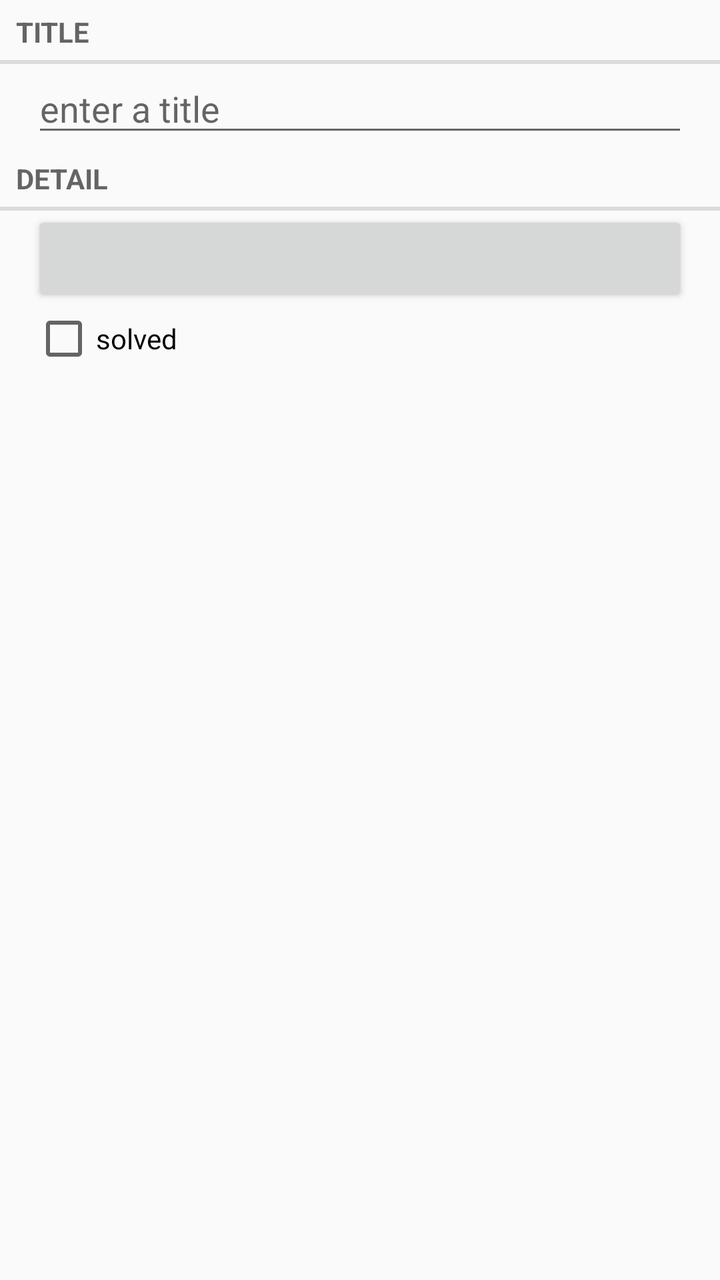
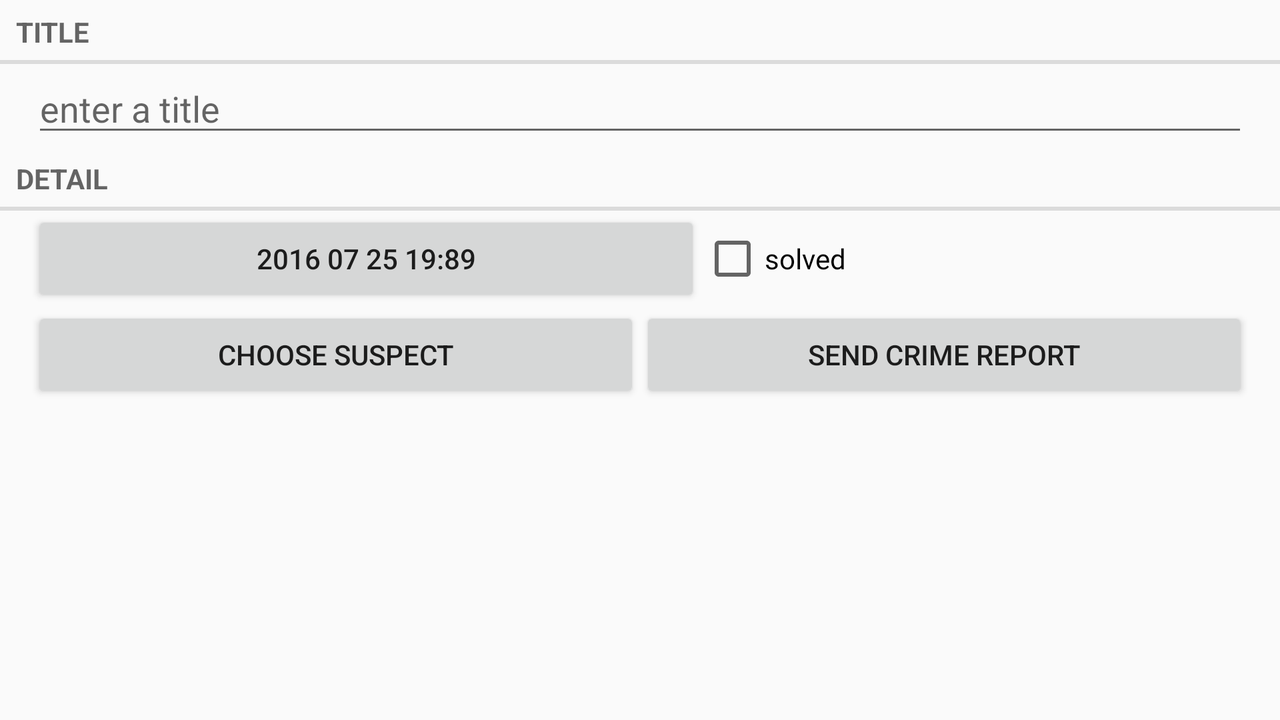

An Android layout and its configuration variant, each rendered on a device that would load it. The default file and the variant file are quoted in full after the pictures.
<!-- AndroidManifest.xml: application theme AppTheme -->
<!-- res/layout/fragment_crime.xml -->
<?xml version="1.0" encoding="utf-8"?>
<LinearLayout xmlns:android="http://schemas.android.com/apk/res/android"
    android:layout_width="match_parent"
    android:layout_height="match_parent"
    android:orientation="vertical">

    <TextView
        android:layout_width="match_parent"
        android:layout_height="wrap_content"
        android:text="TITLE"
        style="?android:listSeparatorTextViewStyle"
        android:id="@+id/title"/>

    <EditText
        android:ems="2"
        android:layout_width="match_parent"
        android:layout_height="wrap_content"
        android:id="@+id/crime_title"
        android:layout_marginLeft="16dp"
        android:layout_marginRight="16dp"
        android:hint="enter a title" />
    <TextView
        android:layout_width="match_parent"
        android:layout_height="wrap_content"
        android:text="DETAIL"
        style="?android:listSeparatorTextViewStyle"
        android:id="@+id/detail"/>

    <Button
        android:layout_width="match_parent"
        android:layout_height="wrap_content"
        android:text=""
        android:layout_marginLeft="16dp"
        android:layout_marginRight="16dp"
        android:id="@+id/button"/>

    <CheckBox
        android:layout_width="match_parent"
        android:layout_height="wrap_content"
        android:text="solved"
        android:layout_marginLeft="16dp"
        android:layout_marginRight="16dp"
        android:id="@+id/checkBox"/>
</LinearLayout>
<!-- resources referenced by this layout -->
<resources>
  <style name="AppTheme" parent="Theme.AppCompat.Light.DarkActionBar">
          
          <item name="colorPrimary">@color/colorPrimary</item>
          <item name="colorPrimaryDark">@color/colorPrimaryDark</item>
          <item name="colorAccent">@color/colorAccent</item>
      </style>
  <color name="colorPrimary">#3F51B5</color>
  <color name="colorPrimaryDark">#303F9F</color>
  <color name="colorAccent">#cc80e7</color>
</resources>
<!-- res/layout-land/fragment_crime.xml (the author's variant of the layout above) -->
<!-- drawn on the phone turned sideways -->
<?xml version="1.0" encoding="utf-8"?>
<LinearLayout xmlns:android="http://schemas.android.com/apk/res/android"
    android:layout_width="match_parent"
    android:layout_height="match_parent"
    android:orientation="vertical">

    <TextView
        android:layout_width="match_parent"
        android:layout_height="wrap_content"
        android:text="TITLE"
        style="?android:listSeparatorTextViewStyle"
        android:id="@+id/title"/>

    <EditText
        android:ems="2"
        android:layout_width="match_parent"
        android:layout_height="wrap_content"
        android:id="@+id/crime_title"
        android:layout_marginLeft="16dp"
        android:layout_marginRight="16dp"
        android:hint="enter a title" />
    <TextView
        android:layout_width="match_parent"
        android:layout_height="wrap_content"
        android:text="DETAIL"
        style="?android:listSeparatorTextViewStyle"
        android:id="@+id/detail"/>

    <LinearLayout
        android:orientation="horizontal"
        android:layout_width="match_parent"
        android:layout_height="wrap_content"
        android:layout_marginLeft="16dp"
        android:layout_marginRight="16dp">

        <Button
            android:layout_width="wrap_content"
            android:layout_height="wrap_content"
            android:text="2016 07 25 19:89"
            android:id="@+id/button"
            android:layout_weight="1"/>
        <CheckBox
            android:layout_width="wrap_content"
            android:layout_height="wrap_content"
            android:text="solved"
            android:id="@+id/checkBox"
            android:layout_weight="1"/>
    </LinearLayout>

    <LinearLayout
        android:orientation="horizontal"
        android:layout_width="match_parent"
        android:layout_height="wrap_content"
        android:layout_marginLeft="16dp"
        android:layout_marginRight="16dp">
        <Button
            android:layout_width="match_parent"
            android:layout_height="wrap_content"
            android:layout_weight="1"
            android:id="@+id/button_open_app"
            android:text="@string/button_open_app"/>

        <Button
            android:layout_width="match_parent"
            android:layout_height="wrap_content"
            android:layout_weight="1"
            android:id="@+id/button_send_msg"
            android:text="@string/button_send_msg"/>
    </LinearLayout>


</LinearLayout>
<!-- resources referenced by the variant -->
<!-- as the phone turned sideways resolves them -->
<resources>
  <string name="button_open_app">CHOOSE SUSPECT</string>
  <string name="button_send_msg">SEND CRIME REPORT</string>
  <style name="AppTheme" parent="Theme.AppCompat.Light.DarkActionBar">
          
          <item name="colorPrimary">@color/colorPrimary</item>
          <item name="colorPrimaryDark">@color/colorPrimaryDark</item>
          <item name="colorAccent">@color/colorAccent</item>
      </style>
  <color name="colorPrimary">#3F51B5</color>
  <color name="colorPrimaryDark">#303F9F</color>
  <color name="colorAccent">#cc80e7</color>
</resources>
